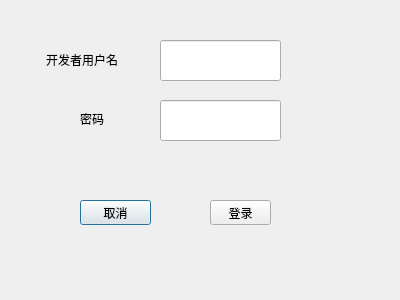
<?xml version="1.0" encoding="UTF-8"?>
<ui version="4.0">
 <class>LoginDialog</class>
 <widget class="QDialog" name="LoginDialog">
  <property name="geometry">
   <rect>
    <x>0</x>
    <y>0</y>
    <width>400</width>
    <height>300</height>
   </rect>
  </property>
  <property name="windowTitle">
   <string>Dialog</string>
  </property>
  <widget class="QLabel" name="label">
   <property name="geometry">
    <rect>
     <x>46</x>
     <y>50</y>
     <width>91</width>
     <height>20</height>
    </rect>
   </property>
   <property name="text">
    <string>开发者用户名</string>
   </property>
  </widget>
  <widget class="QLabel" name="label_2">
   <property name="geometry">
    <rect>
     <x>80</x>
     <y>110</y>
     <width>67</width>
     <height>17</height>
    </rect>
   </property>
   <property name="text">
    <string>密码</string>
   </property>
  </widget>
  <widget class="QPushButton" name="pushButton_cancel">
   <property name="geometry">
    <rect>
     <x>80</x>
     <y>200</y>
     <width>71</width>
     <height>25</height>
    </rect>
   </property>
   <property name="text">
    <string>取消</string>
   </property>
  </widget>
  <widget class="QPushButton" name="pushButton_login">
   <property name="geometry">
    <rect>
     <x>210</x>
     <y>200</y>
     <width>61</width>
     <height>25</height>
    </rect>
   </property>
   <property name="text">
    <string>登录</string>
   </property>
  </widget>
  <widget class="QLineEdit" name="lineEdit_usr_name">
   <property name="geometry">
    <rect>
     <x>160</x>
     <y>40</y>
     <width>121</width>
     <height>41</height>
    </rect>
   </property>
  </widget>
  <widget class="QLineEdit" name="lineEdit_password">
   <property name="geometry">
    <rect>
     <x>160</x>
     <y>100</y>
     <width>121</width>
     <height>41</height>
    </rect>
   </property>
  </widget>
 </widget>
 <resources/>
 <connections/>
</ui>
